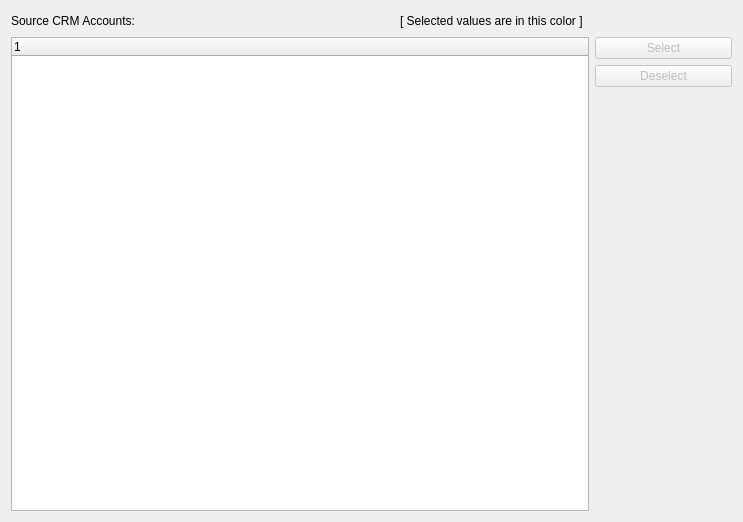
<?xml version="1.0" encoding="UTF-8"?>
<ui version="4.0">
 <class>crmaccountMergePickDataPage</class>
 <widget class="QWizardPage" name="crmaccountMergePickDataPage">
  <property name="geometry">
   <rect>
    <x>0</x>
    <y>0</y>
    <width>743</width>
    <height>522</height>
   </rect>
  </property>
  <property name="windowTitle">
   <string>WizardPage</string>
  </property>
  <property name="title">
   <string>Pick the Details to Add to the Target</string>
  </property>
  <property name="subTitle">
   <string>Click in the table below to indicate what you want in the final merged CRM Account. Then click Select or Deselect to record your choices. Selected values will have a different color. Continue when there is one value highlighted in each column. You can select more than one Notes. You may choose either one Customer or one Prospect, but not one of each.</string>
  </property>
  <layout class="QGridLayout" name="gridLayout">
   <item row="0" column="0">
    <widget class="XLabel" name="_sourcesLit">
     <property name="text">
      <string>Source CRM Accounts:</string>
     </property>
    </widget>
   </item>
   <item row="1" column="0" rowspan="3" colspan="4">
    <widget class="XTreeWidget" name="_sources">
     <property name="selectionMode">
      <enum>QAbstractItemView::MultiSelection</enum>
     </property>
     <property name="selectionBehavior">
      <enum>QAbstractItemView::SelectItems</enum>
     </property>
    </widget>
   </item>
   <item row="1" column="4">
    <widget class="QPushButton" name="_select">
     <property name="enabled">
      <bool>false</bool>
     </property>
     <property name="text">
      <string>Select</string>
     </property>
    </widget>
   </item>
   <item row="2" column="4">
    <widget class="QPushButton" name="_deselect">
     <property name="enabled">
      <bool>false</bool>
     </property>
     <property name="text">
      <string>Deselect</string>
     </property>
    </widget>
   </item>
   <item row="3" column="4">
    <spacer name="verticalSpacer_3">
     <property name="orientation">
      <enum>Qt::Vertical</enum>
     </property>
     <property name="sizeHint" stdset="0">
      <size>
       <width>137</width>
       <height>1</height>
      </size>
     </property>
    </spacer>
   </item>
   <item row="0" column="2">
    <widget class="QLabel" name="_selectedColorIndicator">
     <property name="text">
      <string>[ Selected values are in this color ]</string>
     </property>
    </widget>
   </item>
   <item row="0" column="1">
    <spacer name="horizontalSpacer">
     <property name="orientation">
      <enum>Qt::Horizontal</enum>
     </property>
     <property name="sizeHint" stdset="0">
      <size>
       <width>40</width>
       <height>20</height>
      </size>
     </property>
    </spacer>
   </item>
  </layout>
 </widget>
 <customwidgets>
  <customwidget>
   <class>XLabel</class>
   <extends>QLabel</extends>
   <header>xlabel.h</header>
  </customwidget>
  <customwidget>
   <class>XTreeWidget</class>
   <extends>QTreeWidget</extends>
   <header>xtreewidget.h</header>
   <container>1</container>
  </customwidget>
 </customwidgets>
 <tabstops>
  <tabstop>_sources</tabstop>
  <tabstop>_select</tabstop>
  <tabstop>_deselect</tabstop>
 </tabstops>
 <resources/>
 <connections/>
</ui>
